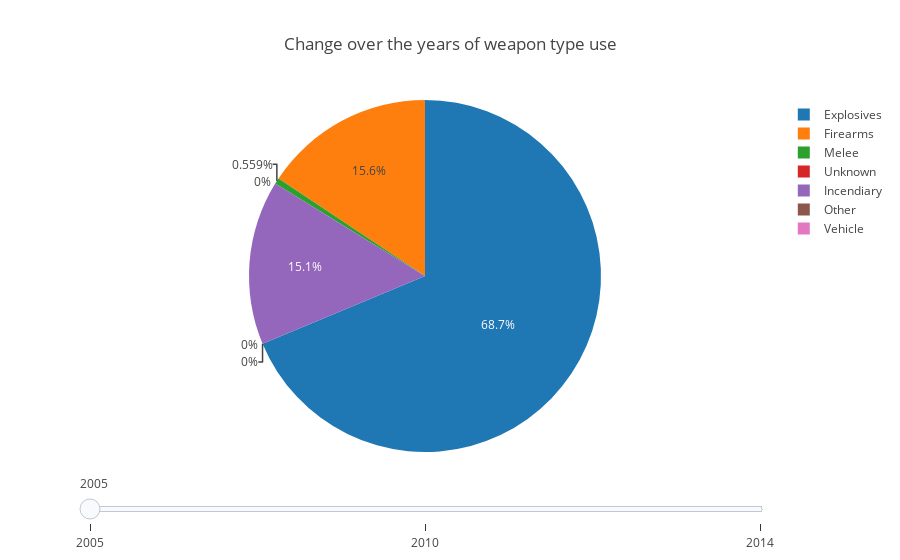

Here is the notebook cell this chart was saved with:
### Markdown cell above
Comparing the percentage of weapon types in 2005, 2010 and 2014 
(3 of the 4 peak years from the frequency graph) we see that 
the percentage of explosives used slightly decreased (68.7% → 
64.9% →  55.9%) and firearm usage slightly increased (15.6% → 
24.4% → 21.8%). The type *Unknown*, however, experienced a 
notable increase  (0% → 0.509% → 10.3%). The weapon types used 
over the years haven’t changed much, the increased fatality are 
mostly due to the frequency of attacks.

### Code cell
def weapontype():
    data = get_data()
    
    i = data[data['region_txt'] == 'Eastern Europe']
    j = data[data['region_txt'] == 'Western Europe']
    p = pd.concat([i, j])

    q = p[p['iyear'] == 2005]
    r = p[p['iyear'] == 2014]
    x = p[p['iyear'] == 2010]

    #2005
    h = q[q['weaptype1_txt'] == 'Explosives']
    it = q[q['weaptype1_txt'] == 'Firearms']
    jt = q[q['weaptype1_txt'] == 'Melee']
    k = q[q['weaptype1_txt'] == 'Unknown']
    l = q[q['weaptype1_txt'] == 'Incendiary']
    m = q[q['weaptype1_txt'] == 'Other']
    n = q[q['weaptype1_txt'] == 'Vehicle (not to include vehicle-borne explosives, i.e., car or truck bombs)']
    
    #2010
    o = x[x['weaptype1_txt'] == 'Explosives']
    pt = x[x['weaptype1_txt'] == 'Firearms']
    s = x[x['weaptype1_txt'] == 'Melee']
    t = x[x['weaptype1_txt'] == 'Unknown']
    u = x[x['weaptype1_txt'] == 'Incendiary']
    v = x[x['weaptype1_txt'] == 'Other']
    w = x[x['weaptype1_txt'] == 'Vehicle (not to include vehicle-borne explosives, i.e., car or truck bombs)']

    #2014
    a = r[r['weaptype1_txt'] == 'Explosives']
    b = r[r['weaptype1_txt'] == 'Firearms']
    c = r[r['weaptype1_txt'] == 'Melee']
    d = r[r['weaptype1_txt'] == 'Unknown']
    e = r[r['weaptype1_txt'] == 'Incendiary']
    f = r[r['weaptype1_txt'] == 'Other']
    g = r[r['weaptype1_txt'] == 'Vehicle (not to include vehicle-borne explosives, i.e., car or truck bombs)']
    
    trace0 = go.Pie(
        labels = ['Explosives','Firearms','Melee','Unknown', 'Incendiary', 'Other', 'Vehicle'],
        values = [h.shape[0],it.shape[0],jt.shape[0],k.shape[0], l.shape[0], m.shape[0],n.shape[0]],
        hoverinfo = 'label+percent',
        visible = True,
        sort = False
        )

    trace1 = go.Pie(
        labels = ['Explosives','Firearms','Melee','Unknown', 'Incendiary', 'Other', 'Vehicle'],
        values = [o.shape[0],pt.shape[0],s.shape[0],t.shape[0], u.shape[0], v.shape[0], w.shape[0]],
        hoverinfo = 'label+percent',
        visible = False,
        sort = False
        )
    
    trace2 = go.Pie(
            labels = ['Explosives','Firearms','Melee','Unknown', 'Incendiary', 'Other', 'Vehicle'],
        values = [a.shape[0],b.shape[0],c.shape[0],d.shape[0], e.shape[0], f.shape[0],g.shape[0]],
        hoverinfo = 'label+percent',
        visible = False,
        sort = False
        )
    
    data = [trace0, trace1, trace2]
    s = [2005, 2010, 2014]

    steps = []
    for i in range(len(data)):
        step = dict(
            method = 'restyle',  
            args = ['visible', [False] * len(data)],
            label = s[i]
        )
        step['args'][1][i] = True 
        steps.append(step)
    
    sliders = [dict(
        active = 0,
        currentvalue = {},
        pad = {},
        steps = steps
    )]

    layout = go.Layout(
        dict(sliders=sliders),
        title= "Change over the years of weapon type use",
    )

    fig = go.Figure(data=data, layout=layout)

    iplot(fig)
    
weapontype()

### Figure 1 — Plotly figure (JSON) as saved in the notebook; plotly's stock layout.template omitted (floating-point values rounded to 4 significant figures)
{"data": [{"hoverinfo": "label+percent", "labels": ["Explosives", "Firearms", "Melee", "Unknown", "Incendiary", "Other", "Vehicle"], "sort": false, "type": "pie", "uid": "4c4c81cd-25d2-464c-aa8f-751b47ee3de3", "values": [123, 28, 1, 0, 27, 0, 0], "visible": true}, {"hoverinfo": "label+percent", "labels": ["Explosives", "Firearms", "Melee", "Unknown", "Incendiary", "Other", "Vehicle"], "sort": false, "type": "pie", "uid": "84109800-d9bd-485d-a3ac-5a63ab09aaec", "values": [255, 96, 3, 2, 36, 0, 1], "visible": false}, {"hoverinfo": "label+percent", "labels": ["Explosives", "Firearms", "Melee", "Unknown", "Incendiary", "Other", "Vehicle"], "sort": false, "type": "pie", "uid": "1497d5b9-a9f4-4f6c-976f-540dfa5f1534", "values": [656, 256, 22, 121, 115, 1, 3], "visible": false}], "layout": {"sliders": [{"active": 0, "steps": [{"args": ["visible", [true, false, false]], "label": "2005", "method": "restyle"}, {"args": ["visible", [false, true, false]], "label": "2010", "method": "restyle"}, {"args": ["visible", [false, false, true]], "label": "2014", "method": "restyle"}]}], "title": {"text": "Change over the years of weapon type use"}}}
